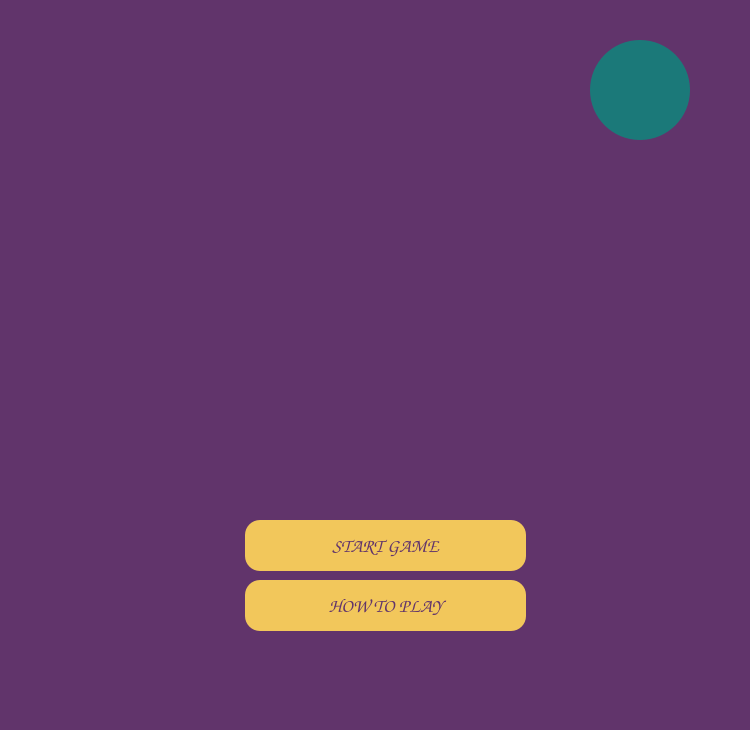
<?xml version="1.0" encoding="UTF-8"?>
<ui version="4.0">
 <class>SUPERTTT</class>
 <widget class="QMainWindow" name="SUPERTTT">
  <property name="geometry">
   <rect>
    <x>0</x>
    <y>0</y>
    <width>750</width>
    <height>730</height>
   </rect>
  </property>
  <property name="windowTitle">
   <string>MainWindow</string>
  </property>
  <widget class="QWidget" name="centralwidget">
   <widget class="QTextBrowser" name="textBrowser">
    <property name="enabled">
     <bool>false</bool>
    </property>
    <property name="geometry">
     <rect>
      <x>-10</x>
      <y>-9</y>
      <width>771</width>
      <height>851</height>
     </rect>
    </property>
    <property name="styleSheet">
     <string notr="true">background-color: rgb(97, 52, 107);
n</string>
    </property>
   </widget>
   <widget class="QLabel" name="title">
    <property name="geometry">
     <rect>
      <x>160</x>
      <y>130</y>
      <width>440</width>
      <height>390</height>
     </rect>
    </property>
    <property name="text">
     <string/>
    </property>
    <property name="pixmap">
     <pixmap>../reso/title.png</pixmap>
    </property>
    <property name="scaledContents">
     <bool>true</bool>
    </property>
   </widget>
   <widget class="QPushButton" name="startgame">
    <property name="geometry">
     <rect>
      <x>245</x>
      <y>520</y>
      <width>281</width>
      <height>51</height>
     </rect>
    </property>
    <property name="font">
     <font>
      <family>Comic Sans MS</family>
      <pointsize>14</pointsize>
      <weight>75</weight>
      <bold>true</bold>
     </font>
    </property>
    <property name="styleSheet">
     <string notr="true">QPushButton {
    background-color: #f2c75b;  /* Background color */
    color: #61346b;               /* Text color */
    border-radius: 15px;          /* Rounded corners */
    padding: 10px;                /* Padding */
}
QPushButton:hover {
    background-color: #d1a95d;    /* Hover background color */
}
</string>
    </property>
    <property name="text">
     <string>START GAME</string>
    </property>
   </widget>
   <widget class="QPushButton" name="howtoplay">
    <property name="geometry">
     <rect>
      <x>245</x>
      <y>580</y>
      <width>281</width>
      <height>51</height>
     </rect>
    </property>
    <property name="font">
     <font>
      <family>Comic Sans MS</family>
      <pointsize>14</pointsize>
      <weight>75</weight>
      <bold>true</bold>
     </font>
    </property>
    <property name="styleSheet">
     <string notr="true">QPushButton {
    background-color: #f2c75b;  /* Background color */
    color: #61346b;               /* Text color */
    border-radius: 15px;          /* Rounded corners */
    padding: 10px;                /* Padding */
}
QPushButton:hover {
    background-color: #d1a95d;    /* Hover background color */
}
</string>
    </property>
    <property name="text">
     <string>HOW TO PLAY</string>
    </property>
   </widget>
   <widget class="QPushButton" name="exit">
    <property name="geometry">
     <rect>
      <x>590</x>
      <y>40</y>
      <width>100</width>
      <height>100</height>
     </rect>
    </property>
    <property name="styleSheet">
     <string notr="true">background-color: rgb(27, 121, 121); border-radius: 50px;</string>
    </property>
    <property name="text">
     <string/>
    </property>
    <property name="icon">
     <iconset>
      <normaloff>../reso/exitt.png</normaloff>../reso/exitt.png</iconset>
    </property>
    <property name="iconSize">
     <size>
      <width>100</width>
      <height>100</height>
     </size>
    </property>
   </widget>
   <widget class="QPushButton" name="volume">
    <property name="geometry">
     <rect>
      <x>40</x>
      <y>40</y>
      <width>100</width>
      <height>100</height>
     </rect>
    </property>
    <property name="styleSheet">
     <string notr="true"> border-radius: 50px; 
border-color: rgb(242, 200, 92);</string>
    </property>
    <property name="text">
     <string/>
    </property>
    <property name="icon">
     <iconset>
      <normaloff>../reso/unmutee.png</normaloff>../reso/unmutee.png</iconset>
    </property>
    <property name="iconSize">
     <size>
      <width>100</width>
      <height>100</height>
     </size>
    </property>
   </widget>
  </widget>
 </widget>
 <resources/>
 <connections/>
</ui>
